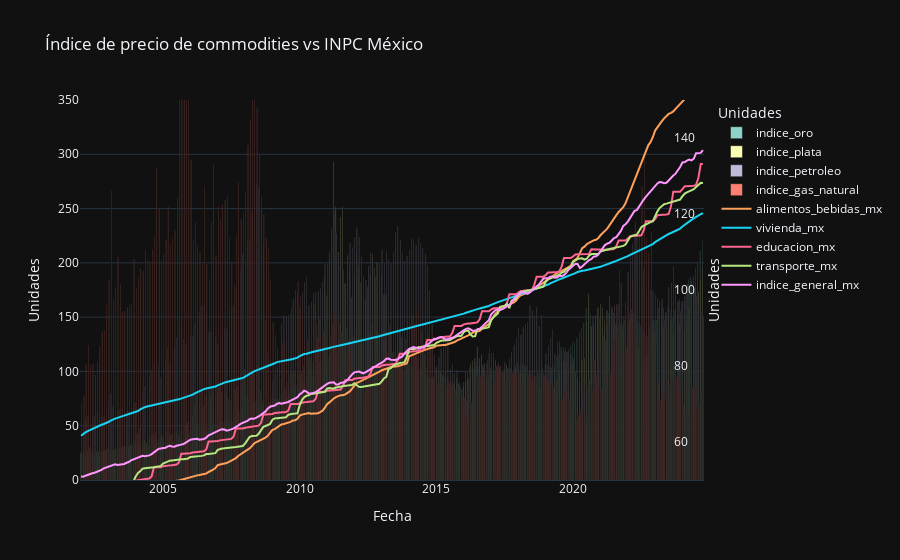

Notebook source saved alongside this figure:
### Code cell
grafica_barras_lineas_2ejes(df_final,['indice_oro', 'indice_plata','indice_petroleo','indice_gas_natural'],['alimentos_bebidas_mx','vivienda_mx','educacion_mx','transporte_mx','indice_general_mx'],'date','Unidades',[0,350],'Unidades',[50, 150],"Índice de precio de commodities vs INPC México")

### Figure 1 — Plotly figure (JSON) as saved in the notebook; plotly's stock layout.template omitted (floating-point values rounded to 4 significant figures; data arrays with more than 128 entries replaced by an {"elided": "..."} marker saying what was removed)
{"data": [{"marker": {"color": "rgb(141,211,199)"}, "name": "indice_oro", "type": "bar", "x": {"elided": "274 str values"}, "y": {"elided": "274 float values"}}, {"marker": {"color": "rgb(255,255,179)"}, "name": "indice_plata", "type": "bar", "x": {"elided": "274 str values"}, "y": {"elided": "274 float values"}}, {"marker": {"color": "rgb(190,186,218)"}, "name": "indice_petroleo", "type": "bar", "x": {"elided": "274 str values"}, "y": {"elided": "274 float values"}}, {"marker": {"color": "rgb(251,128,114)"}, "name": "indice_gas_natural", "type": "bar", "x": {"elided": "274 str values"}, "y": {"elided": "274 float values"}}, {"line": {"width": 2}, "mode": "lines", "name": "alimentos_bebidas_mx", "type": "scatter", "x": {"elided": "274 str values"}, "y": {"elided": "274 float values"}, "yaxis": "y2"}, {"line": {"width": 2}, "mode": "lines", "name": "vivienda_mx", "type": "scatter", "x": {"elided": "274 str values"}, "y": {"elided": "274 float values"}, "yaxis": "y2"}, {"line": {"width": 2}, "mode": "lines", "name": "educacion_mx", "type": "scatter", "x": {"elided": "274 str values"}, "y": {"elided": "274 float values"}, "yaxis": "y2"}, {"line": {"width": 2}, "mode": "lines", "name": "transporte_mx", "type": "scatter", "x": {"elided": "274 str values"}, "y": {"elided": "274 float values"}, "yaxis": "y2"}, {"line": {"width": 2}, "mode": "lines", "name": "indice_general_mx", "type": "scatter", "x": {"elided": "274 str values"}, "y": {"elided": "274 float values"}, "yaxis": "y2"}], "layout": {"barmode": "group", "legend": {"title": {"text": "Unidades"}}, "title": {"text": "Índice de precio de commodities vs INPC México"}, "xaxis": {"title": {"text": "Fecha"}}, "yaxis": {"range": [0, 350], "showgrid": true, "side": "left", "title": {"text": "Unidades"}}, "yaxis2": {"overlaying": "y", "position": 0.95, "range": [50, 150], "showgrid": false, "side": "right", "title": {"text": "Unidades"}}}}
